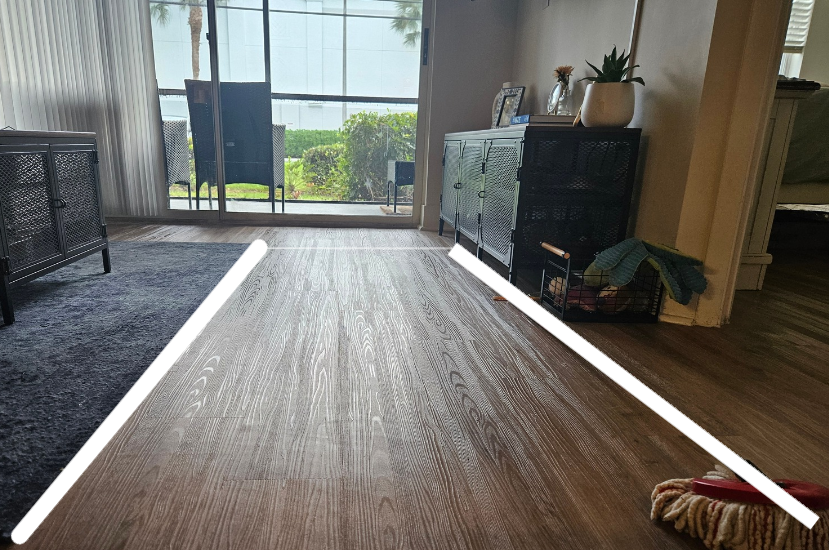
#> input picture CV_playground/data/cake2.png, 829 x 550 px
$ python -i costmaps.py   (imports and definitions only)
#> lines starting #> are read from the running program, lines starting #| are printed output that depends on the picture; after the words box and inside, x2 and y2 are one past the last pixel; in counts of white or black regions, pixels touching at a corner belong together
#> further down, picture is the input picture: shape (550, 829, 3); mean B, G, R 105.8, 111.1, 113.6
import cv2
import numpy as np

def depth_costmap(depth_frame, height_threshold=1000, dilation_size=5):

    """
    Converts a depth image into a binary costmap.

    :param depth_frame: The raw depth image (unit: millimeters).
    :param height_threshold: Depth values below this (closer to camera) are treated as obstacles.
    :param dilation_size: Size of the kernel to expand obstacles for safety.
    :return: A binary costmap (0 for free space, 255 for obstacles).
    """
    # 1. Create a binary mask where '0' is free space and '255' is an obstacle
    # In your notebook, values closer than the threshold indicate an object.
    _, costmap = cv2.threshold(depth_frame, height_threshold, 255, cv2.THRESH_BINARY_INV)

    # 2. Convert to uint8 for OpenCV operations if it isn't already
    costmap = costmap.astype(np.uint8)

    # 3. Clean up noise using Morphological transformations
    kernel = np.ones((dilation_size, dilation_size), np.uint8)

    # Remove small noise (opening) and expand obstacles (dilation)
    costmap = cv2.morphologyEx(costmap, cv2.MORPH_OPEN, kernel)
    costmap = cv2.dilate(costmap, kernel, iterations=1)

    return costmap


def lane_costmap(image, low_hsv=[18, 94, 140], high_hsv=[48, 255, 255]):

    """
    Converts a color image into a binary lane costmap using HSV thresholding.

    :param image: Input BGR image.
    :param low_hsv: Lower bound for HSV threshold (default tuned for yellow).
    :param high_hsv: Upper bound for HSV threshold.
    :return: Binary costmap where lanes are 255 (obstacles) and road is 0.
    """
    # 1. Convert BGR to HSV color space
    hsv = cv2.cvtColor(image, cv2.COLOR_BGR2HSV)
#> hsv: shape (550, 829, 3); mean H, S, V 52.6, 57.8, 119.8

    # 2. Define range and threshold the HSV image
    lower_limit = np.array(low_hsv)
    upper_limit = np.array(high_hsv)
    mask = cv2.inRange(hsv, lower_limit, upper_limit)
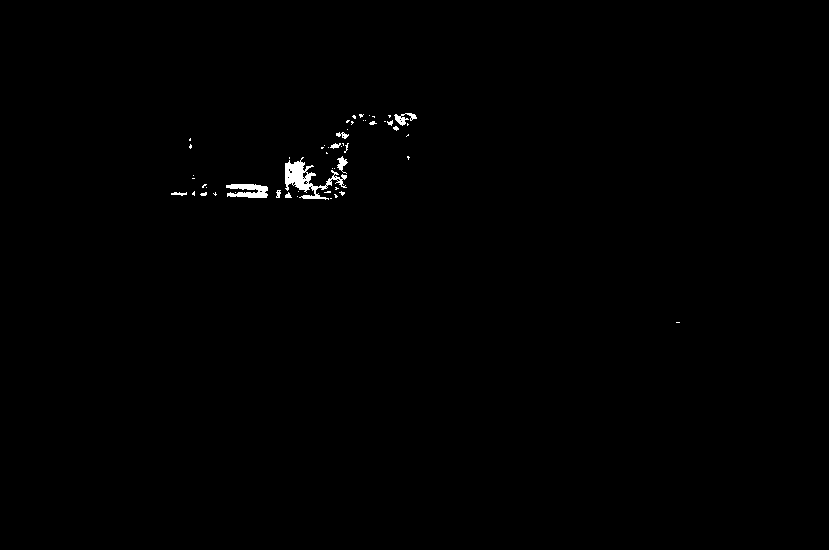
#> mask: shape (550, 829); 0.44% white; 54 white regions (42 under 20 px), largest, box (x1, y1, x2, y2) and area: (285, 157, 347, 200) 891, (226, 184, 268, 198) 414, (394, 113, 417, 126) 133

    # 3. Bitwise-AND mask and original image to isolate lanes
    res = cv2.bitwise_and(image, image, mask=mask)

    # 4. Convert isolated result to grayscale and threshold to get binary map
    gray = cv2.cvtColor(res, cv2.COLOR_BGR2GRAY)
    _, lane_costmap = cv2.threshold(gray, 1, 255, cv2.THRESH_BINARY)

    return lane_costmap

def combine_costmaps(lane_map, depth_map):
    """
    Combines a lane-based costmap and a depth-based costmap into a single master map.

    :param lane_map: Binary image representing lane boundaries.
    :param depth_map: Binary image representing physical obstacles.
    :return: A single binary costmap containing all obstacles.
    """
    # Use a bitwise OR operation to combine the white pixels (obstacles) from both maps.
    # If a pixel is an obstacle in either map, it will be an obstacle in the combined map.
    combined_map = cv2.bitwise_or(lane_map, depth_map)

    return combined_map

>>> import cv2
>>> picture = cv2.imread('../../CV_playground/data/cake2.png')
>>> result = lane_costmap(picture)
